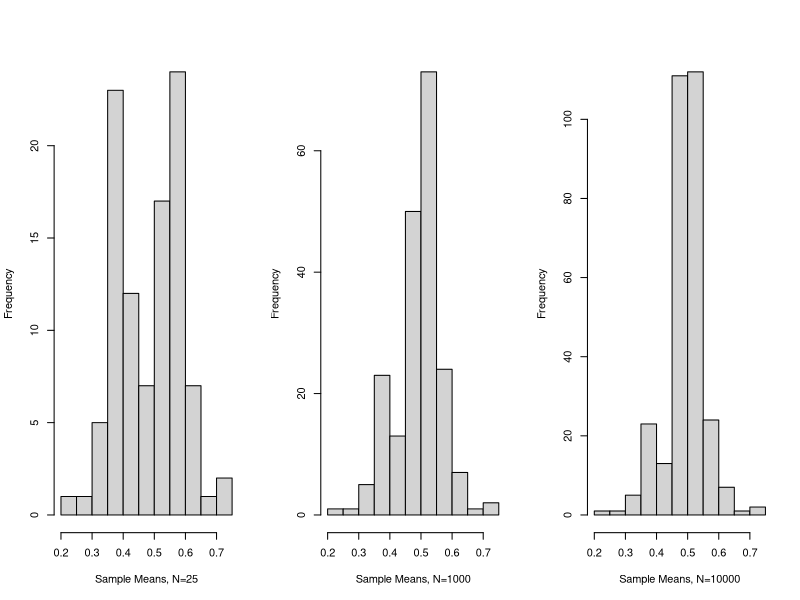

Source code (R):
# CLT
# Simulation demonstration of the Central Limit Theorem useful for intro 
# statistics classes

Sample.Means<-c()
MaleFemaleUniverse<-rbinom(100000,1,.5)

par(mfrow=c(1,3))

# Sample, N = 25 people from the Universe and take sample mean 100 times
for(i in 1:100){
  Sample.Means<-c(Sample.Means,
                  mean(sample(MaleFemaleUniverse,25)
                  ))
}

# Plot sample means, 100 samples, N = 25 observations/sample
hist(Sample.Means, main=" ",
     xlab = "Sample Means, N=25")

# Sample, N = 1000 people from the Universe and take sample mean 100 times
for(i in 1:100){
  Sample.Means<-c(Sample.Means,
                  mean(sample(MaleFemaleUniverse,1000)
                  ))
}

# Plot sample means, 1000 samples, N = 25 observations/sample
hist(Sample.Means, main=" ",
     xlab = "Sample Means, N=1000")

# Sample, N = 1000 people from the Universe and take sample mean 100 times
for(i in 1:100){
  Sample.Means<-c(Sample.Means,
                  mean(sample(MaleFemaleUniverse,10000)
                  ))
}

# Plot sample means, 1000 samples, N = 25 observations/sample
hist(Sample.Means, main=" ",
     xlab = "Sample Means, N=10000")


